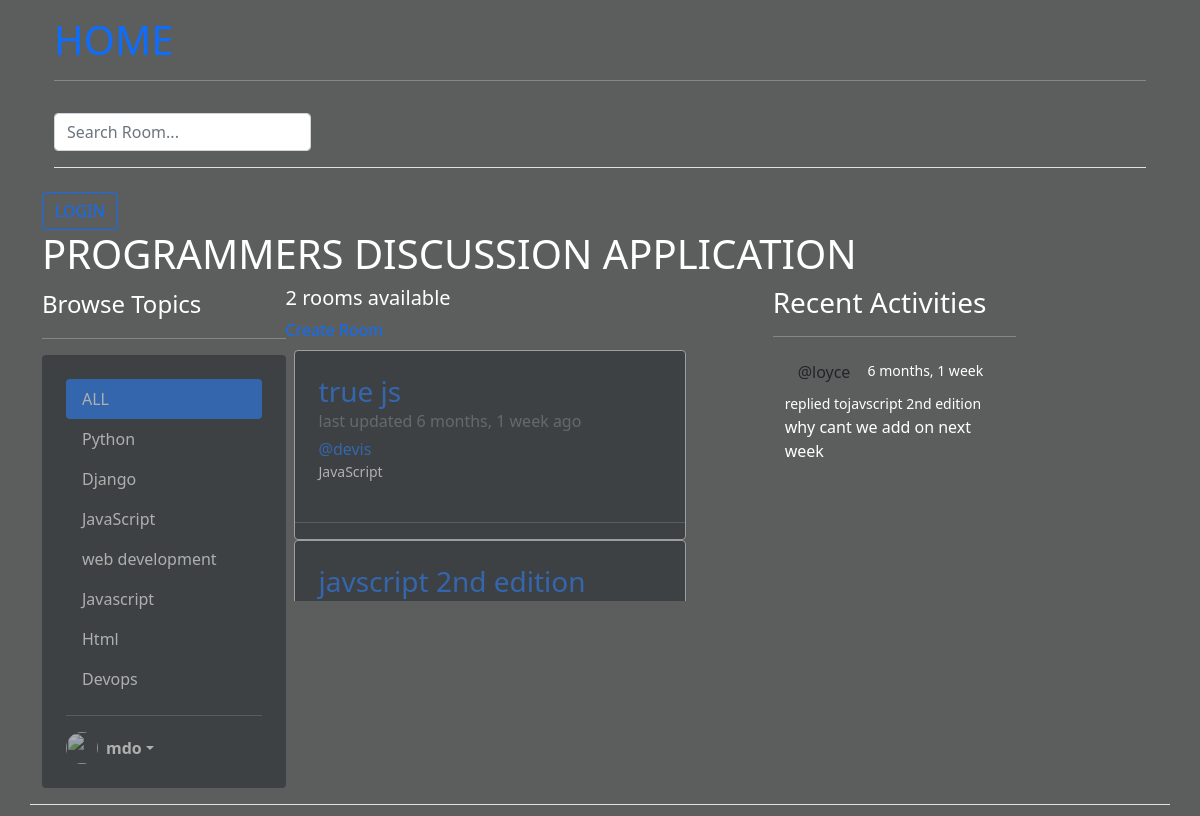
/?q=Javascript, run on the app's committed database.
### prog/models.py (models this page shows, shortened)
class Topic(models.Model):
    name = models.CharField(max_length=200)

class Room(models.Model):
    host =models.ForeignKey(User, on_delete=models.SET_NULL, null=True)
    topic = models.ForeignKey(Topic, on_delete=models.SET_NULL, null=True)
    name = models.CharField(max_length=200)
    description = models.TextField(null=True, blank=True)
    participants = models.ManyToManyField(User, related_name='participants', blank=True)
    updated = models.DateTimeField(auto_now=True)
    created = models.DateTimeField(auto_now_add=True)
    def __str__(self):
        return self.name
    class Meta:
        ordering = ['-updated','-created']

class Message(models.Model):
    user = models.ForeignKey(User, on_delete=models.CASCADE)
    room = models.ForeignKey(Room, on_delete=models.CASCADE)
    body = models.TextField()
    updated = models.DateTimeField(auto_now=True)
    created = models.DateTimeField(auto_now_add=True)
    def __str__(self):
        return self.body[:50]
    class Meta:
        ordering = ['-updated','-created']

### prog/views.py (the view)
# urls.py: 2. Add a URL to urlpatterns:  path('', views.home, name='home')
def home(request):
    q = request.GET.get('q') if request.GET.get('q') != None else ''
    rooms = Room.objects.filter(Q(topic__name__icontains=q)|
                                Q(name__icontains=q)|
                                Q(description__icontains=q))
    room_count = rooms.count()
    topics=Topic.objects.all()
    room_message=Message.objects.filter(Q(room__topic__name__icontains=q))
    context={'rooms':rooms,'topics':topics,'room_count':room_count, 'room_message':room_message}
    return render(request, 'prog/home.html', context)

### prog/templates/prog/home.html
{% extends 'main.html' %}
{% block content %}
<h1>PROGRAMMERS DISCUSSION APPLICATION</h1>
<div class="home-container d-flex">
    <div class="col-md-3">
        {% include 'prog/topic_component.html' %}
    </div>
    <div class="col-md-6">
        <h5>{{room_count}} rooms available</h5>
        <a href="{% url 'create-room' %}">Create Room</a>
       {%include 'prog/feed_component.html'%}
    </div>
    <div class="col-md-3">
        {% include 'prog/activity_component.html' %}
    </div>
</div>
{% endblock %}

### prog/templates/prog/topic_component.html (shortened to what this page needs)
<span class="fs-4">Browse Topics</span>
<hr>
<div class="col-12 d-flex flex-column rounded text-white bg-dark p-4">
    <ul class=" feed-comp nav nav-pills flex-column mb-auto">
        <li class="nav-item">
        <a href="{% url 'home'%}" class="nav-link active" aria-current="page">
            ALL
        </a>
        </li>
        {% for topic in topics %}
        <li>
        <a href="{% url 'home'%}?q={{topic.name}}" class="nav-link text-white">
            {{topic.name}}
        </a>
        </li>
        {% endfor %}
    </ul>
    <hr>
    <div class="dropdown">
        <a href="#" class="d-flex align-items-center text-white text-decoration-none dropdown-toggle" id="dropdownUser1" data-bs-toggle="dropdown" aria-expanded="false">
        <img src="https://github.com/mdo.png" alt="" width="32" height="32" class="rounded-circle me-2">
        <strong>mdo</strong>
        </a>
    </div>
</div>

### prog/templates/prog/feed_component.html (shortened to what this page needs)
<div class="feed-comp m-2">
  {% for room in rooms%}
    <div class="feed col-md-10">
      <div class=" align-items-center border rounded overflow-hidden shadow-sm h-md-250 bg-dark">
        <div class="col p-4 d-flex flex-column rounded">
          <h3 class="mb-0"><a href="{% url 'room' room.id %}">{{room.name}}</a></h3>
          <div class="mb-1 text-muted">last updated {{room.updated|timesince}} ago</div>
          <p class="mb-auto"><a href="{% url 'profile' room.host.id%}">@{{room.host.username}}</a></p>
          <small>{{room.topic.name}}</small>
        </div>
        <hr>
      </div>
    </div>
    {% endfor %}
  </div>

### prog/templates/prog/activity_component.html (shortened to what this page needs)
<h3>Recent Activities</h3>
        <hr>
        {% for message in room_message %}
        <div>
                <div class="container">
                    <small><a href="{% url 'profile' message.user.id %}" class="btn">@{{message.user}}</a></small>
                   <small> {{message.created|timesince}}</small>
                    <small>replied to{{message.room}}</small>
                    <p>{{message}}</p>
                </div>
        </div>
        {% endfor %}

### static/styles/main.css (style rules this page uses)
body { background-color:rgba(86, 88, 88, 0.959) !important; color: #fff; }
.bg-dark { opacity: 0.5 !important; }
a { text-decoration: none!important; }

### prog/templates/prog/topic_component.html (style rules this page uses)
.feed-comp { height:200%; overflow-y: scroll; }

### prog/templates/prog/feed_component.html (style rules this page uses)
.feed-comp { height:50%; overflow-y: scroll; }

### data on the page
Topic: name "Python"
Topic: name "Django"
Topic: name "JavaScript"
Topic: name "web development"
Topic: name "Javascript"
Topic: name "Html"
Topic: name "Devops"
Room: name "true js", updated "6 months, 1 week", host.username "devis", topic.name "JavaScript"
Room: name "javscript 2nd edition"
Message: user "loyce", created "6 months, 1 week", room "javscript 2nd edition", body "why cant we add on next week"

### other printed values
{{ room_count }} "2"
